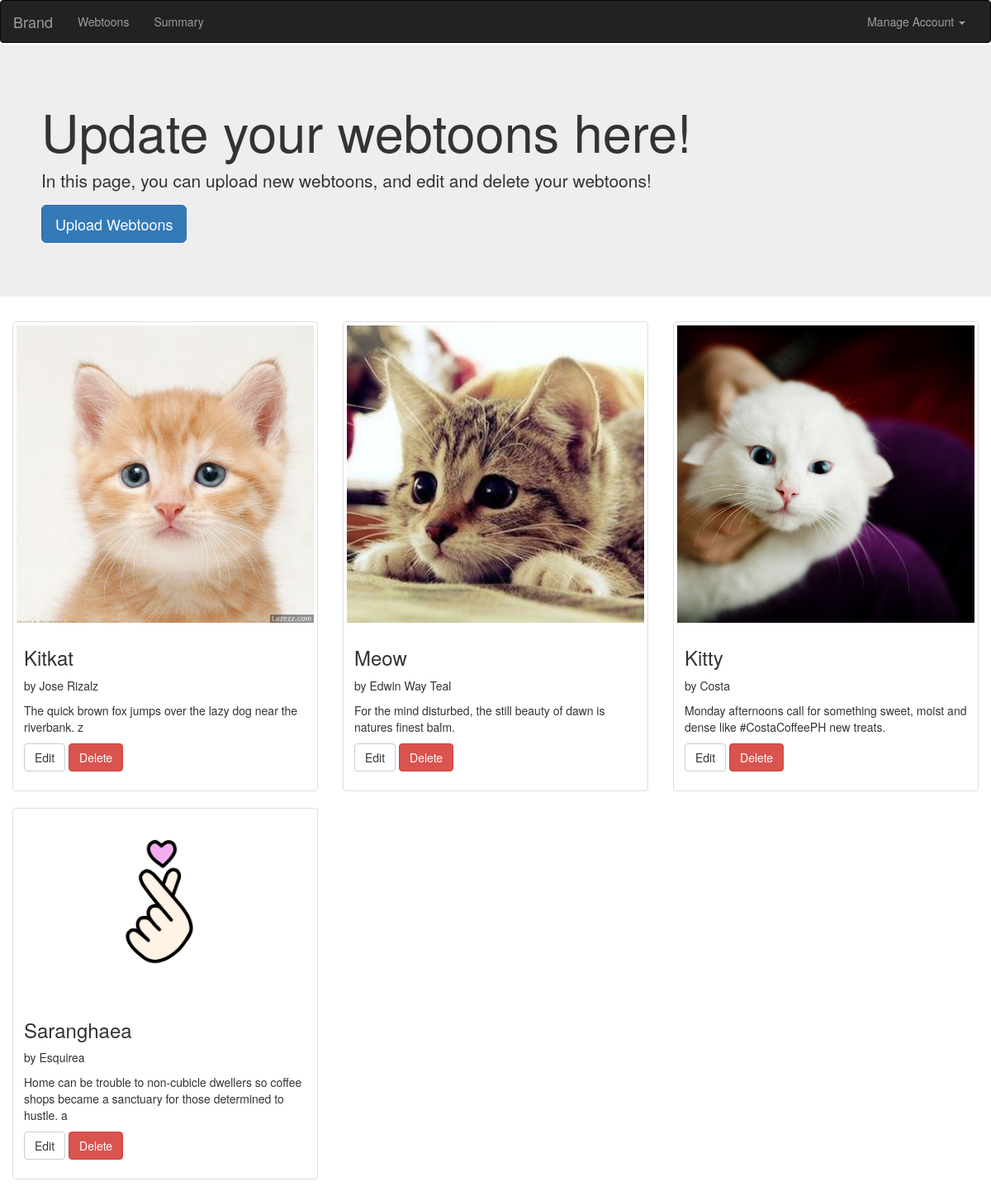
The app's page /view/employee/index.php (signed in) with its own data.
### tables this page shows
CREATE TABLE IF NOT EXISTS `wt_webtoon` (
`webtoonID` int(11) NOT NULL,
  `title` varchar(50) NOT NULL,
  `caption` varchar(150) NOT NULL,
  `fileName` varchar(100) NOT NULL,
  `fileContent` varchar(100) NOT NULL,
  `fileSize` int(11) NOT NULL,
  `fileType` varchar(100) NOT NULL,
  `illustrator` varchar(100) NOT NULL,
  `question` varchar(250) NOT NULL,
  `datetimeUpload` datetime NOT NULL,
  `tags` varchar(150) NOT NULL,
  `status` tinyint(1) NOT NULL DEFAULT '1'
);

### view/employee/index.php (the view, shortened to what this page needs)
<!DOCTYPE html>
<html lang="en">
<head>
	<link rel="stylesheet" href="https://maxcdn.bootstrapcdn.com/bootstrap/3.3.7/css/bootstrap.min.css">
	<link rel="stylesheet" type="text/css" href="../../file_includes/css/updatewebtoons.css">
</head>
<body>
		<nav class="navbar navbar-inverse">
			<div class="container-fluid">
		    <div class="navbar-header">
		      	<a class="navbar-brand" href="#">Brand</a>
		    </div>
	  		<div class="collapse navbar-collapse" id="bs-example-navbar-collapse-1">
		      	<ul class="nav navbar-nav">
					<li><a href="index.php">Webtoons</a></li>
					<li><a href="summary.php">Summary</a></li>
		        </ul>
		        <ul class="nav navbar-nav navbar-right">
		        	<li class="dropdown">
		        		<a href="#" class="dropdown-toggle" data-toggle="dropdown" role="button" aria-haspopup="true" aria-expanded="false">Manage Account <span class="caret"></span></a>
				    </li>
		        </ul>
		    </div>
		</nav>
		<div class="jumbotron" id="jumbotron">
			<h1>Update your webtoons here!</h1>
			<p>In this page, you can upload new webtoons, and edit and delete your webtoons!</p>
			<p>
			    <button type="button" class="btn btn-primary btn-lg" data-toggle="modal" data-target="#myUploadModal">
						  Upload Webtoons
				</button>
			</p>
		</div>
		<?php
			global $con;
			$query = "SELECT * FROM wt_webtoon WHERE status=1";
			$result = mysqli_query($con, $query);
			if($result) {
            	while ($values = mysqli_fetch_array($result)) {
	                $webtoonID = $values['webtoonID'];
	                $title = $values['title'];
	                $caption = $values['caption'];
	                $file = $values['fileContent'];
	                $illustrator = $values['illustrator'];
	    ?>
				<div class="col-sm-6 col-md-4">
			    	<div class="thumbnail">
			      		<img src="../../file_includes/uploads/<?php echo $file; ?>" alt="...">
			      		<div class="caption">
					        <h3><?php echo $title; ?></h3>
                            <p>by <?php echo $illustrator; ?></p>
                            <p><?php echo $caption; ?> </p>
					        <p><a href='#' class='btn btn-default' role='button' data-toggle='modal' data-target='#myEditModal<?php echo $webtoonID; ?>'>Edit</a>
                            <a href='#' class='btn btn-danger' role='button' data-toggle='modal' data-target='#myDeleteModal<?php echo $webtoonID; ?>'>Delete</a></p>
			      		</div>
			   		</div>
				</div>
		<?php
				}
			}
		?>
</body>

### file_includes/css/updatewebtoons.css (style rules this page uses)
#jumbotron { padding: 50px; margin-top: -18px; }
img { width: 500px; height: 500px; }

### records on screen
wt_webtoon: fileContent (picture), title "Kitkat", illustrator "Jose Rizalz", caption "The quick brown fox jumps over the lazy dog near the riverbank. z"
wt_webtoon: fileContent (picture), title "Meow", illustrator "Edwin Way Teal", caption "For the mind disturbed, the still beauty of dawn is natures finest balm."
wt_webtoon: fileContent (picture), title "Kitty", illustrator "Costa", caption "Monday afternoons call for something sweet, moist and dense like #CostaCoffeePH new treats."
wt_webtoon: fileContent (picture), title "Saranghaea", illustrator "Esquirea", caption "Home can be trouble to non-cubicle dwellers so coffee shops became a sanctuary for those determined to hustle. a"
